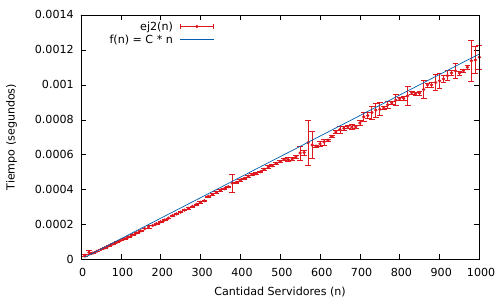

This chart was generated by the following gnuplot code:
set terminal pdf
set output "./ej2/tests/ej2_1000_10_100.pdf"

set key left
set xlabel "Cantidad Servidores (n)"
set ylabel "Tiempo (segundos)"
set yrange [0:]

set style line 1 lc rgb '#0060ad' lt 1 lw 2 # --- blue
set style line 2 lc rgb '#dd181f' lt 1 lw 2 pt 7 ps 0.3 # --- red

plot './ej2/tests/ej2_1000_10_100.out' title 'ej2(n)' with yerrorbars ls 2 ,   x  /850000 title 'f(n) = C * n' w lines ls 1
